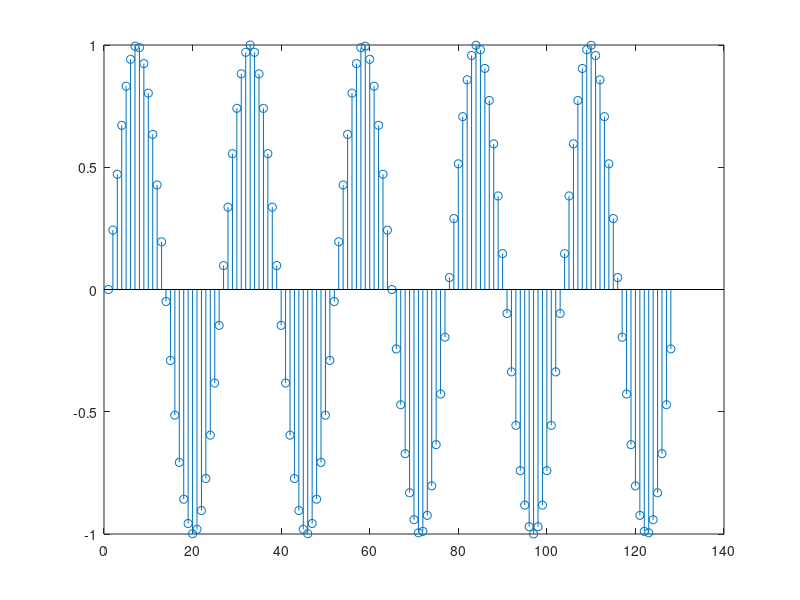

This chart was generated by the following MATLAB code:
fsamp = 25600;
fsig = 1000;
tsamp = 1/fsamp;
t = 0 : tsamp : 127*tsamp;

y = sin(2*pi*fsig*t);

plot (t, y, 'r')

grid
title ('Simple Sine Wave');
xlabel ('Time');
ylabel ('Amplitude');

stem(y)